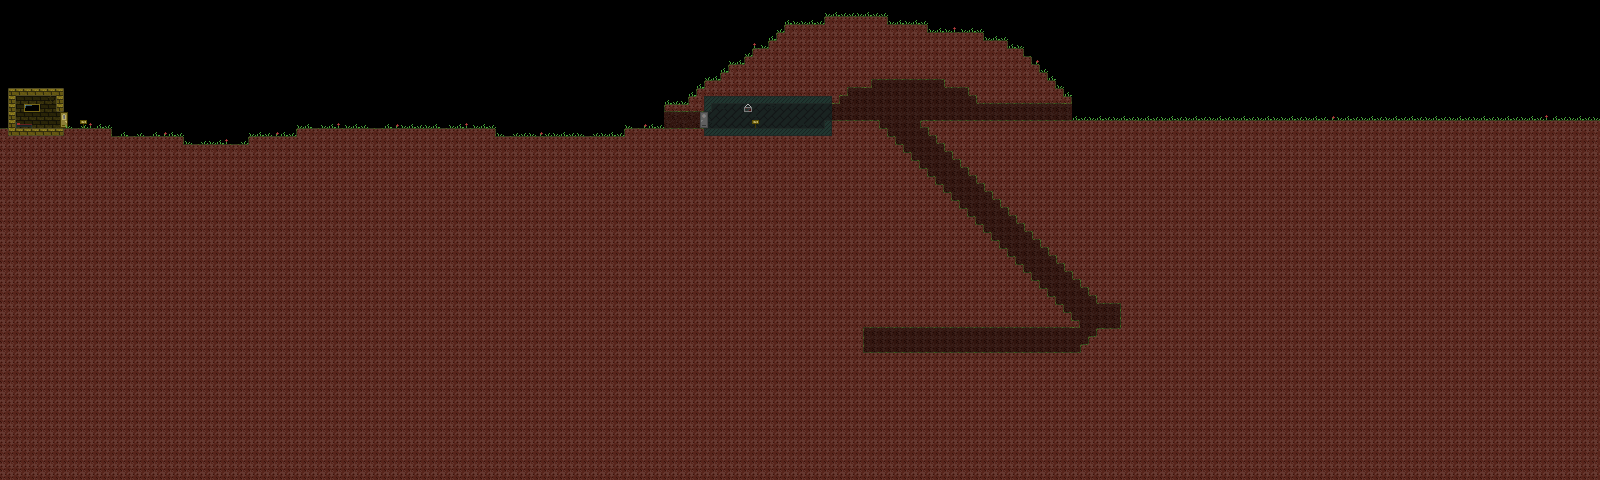

Tiled map render using the project's own tile images. Description and the map definition, with tile-layer contents summarised, below:
An orthogonal 200x60 tile map with 8x8 px tiles, 4 tile layers (Background, Foreground, Walls, Forefront), 7 tilesets and 6 objects (5x SkellyManEntity, PlayerEntity).

<map version="1.2" tiledversion="1.2.4" orientation="orthogonal" renderorder="right-down" width="200" height="60" tilewidth="8" tileheight="8" infinite="0" nextlayerid="51" nextobjectid="13">
 <tileset firstgid="1" name="DirtTilesetSprite" tilewidth="8" tileheight="8" tilecount="48" columns="48">
  <image source="dirttileset.png" width="384" height="8" />
 </tileset>
 <tileset firstgid="49" name="IndustrialTilesetSprite" tilewidth="8" tileheight="8" tilecount="48" columns="48">
  <image source="industrial.png" width="384" height="8" />
 </tileset>
 <tileset firstgid="97" name="ForegroundTilesSprite" tilewidth="8" tileheight="8" tilecount="64" columns="8">
  <image source="foregroundtiles.png" width="64" height="64" />
 </tileset>
 <tileset firstgid="161" name="BackgroundTilesSprite" tilewidth="8" tileheight="8" tilecount="64" columns="8">
  <image source="backgroundtiles.png" width="64" height="64" />
 </tileset>
 <tileset firstgid="225" name="ForefrontTilesSprite" tilewidth="8" tileheight="8" tilecount="64" columns="8">
  <image source="forefronttiles.png" width="64" height="64" />
 </tileset>
 <tileset firstgid="289" name="WoodTilesetSprite" tilewidth="8" tileheight="8" tilecount="48" columns="48">
  <image source="woodtileset.png" width="384" height="8" />
 </tileset>
 <tileset firstgid="337" name="Entities" tilewidth="8" tileheight="16" tilecount="2" columns="0">
  <grid orientation="orthogonal" width="1" height="1" />
  <tile id="1">
   <image width="7" height="12" source="playerstatic.png" />
  </tile>
  <tile id="2">
   <image width="8" height="16" source="skellymanstatic.png" />
  </tile>
 </tileset>
 <layer id="47" name="Background" width="200" height="60">
  <data>[12000 cells, 735 non-empty, 10 distinct tile ids]</data>
 </layer>
 <layer id="48" name="Foreground" width="200" height="60">
  <data>[12000 cells, 13 non-empty, 12 distinct tile ids]</data>
 </layer>
 <layer id="49" name="Walls" width="200" height="60">
  <data>[12000 cells, 8981 non-empty, 34 distinct tile ids]</data>
 </layer>
 <objectgroup id="5" name="Entities">
  <object id="5" name="player" type="PlayerEntity" gid="338" x="32" y="128" width="7" height="12" />
  <object id="6" type="SkellyManEntity" gid="339" x="728" y="128" width="8" height="16" />
  <object id="8" type="SkellyManEntity" gid="339" x="576" y="136" width="8" height="16" />
  <object id="9" type="SkellyManEntity" gid="339" x="432" y="128" width="8" height="16" />
  <object id="11" type="SkellyManEntity" gid="339" x="904" y="352" width="8" height="16" />
  <object id="12" type="SkellyManEntity" gid="339" x="1360" y="120" width="8" height="16" />
 </objectgroup>
 <layer id="50" name="Forefront" width="200" height="60">
  <data>[12000 cells, 177 non-empty, 5 distinct tile ids]</data>
 </layer>
</map>
